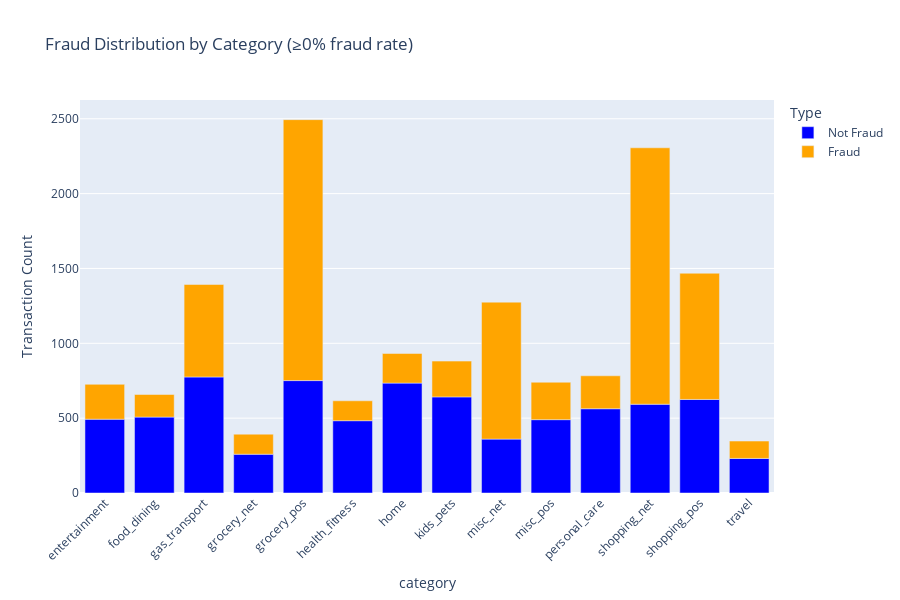

This figure's notebook cell:
### Markdown cell above
## Fraud Detection: Merchant Category Insights

### Code cell
max_fraud_rate = df.groupby(['category', 'is_fraud']).size().unstack().fillna(0)
max_fraud_rate['fraud_rate'] = max_fraud_rate[1] / (max_fraud_rate[0] + max_fraud_rate[1]) * 100
max_value = math.ceil(max_fraud_rate['fraud_rate'].max() / 5) * 5

min_fraud_rate = 0  
chart_type = 'count'  

def generate_fraud_analysis(min_fraud_rate=0, chart_type='count'):
    fraud_stats = df.groupby(['category', 'is_fraud']).size().unstack().fillna(0)
    fraud_stats['fraud_rate'] = fraud_stats[1] / (fraud_stats[0] + fraud_stats[1]) * 100
    filtered_stats = fraud_stats[fraud_stats['fraud_rate'] >= min_fraud_rate].rename(columns={0: 'Not Fraud', 1: 'Fraud'})
    
    if chart_type == 'count':
        fig = px.bar(
            filtered_stats.reset_index(),
            x='category',
            y=['Not Fraud', 'Fraud'],
            title=f"Fraud Distribution by Category (≥{min_fraud_rate}% fraud rate)",
            labels={'value': 'Transaction Count', 'variable': 'Type'},
            color_discrete_map={'Not Fraud': 'blue', 'Fraud': 'orange'}
        )
    else:
        fig = px.bar(
            filtered_stats.reset_index(),
            x='category',
            y='fraud_rate',
            title=f"Fraud Rate by Category (≥{min_fraud_rate}%)",
            labels={'fraud_rate': 'Fraud Rate (%)'},
            color='fraud_rate',
            color_discrete_sequence=['orange']
        )
    
    fig.update_layout(
        xaxis_tickangle=-45,
        hovermode='x unified',
         height=600
    )
    
    fig.show()
    
    print("\n" + "="*60)
    print("CATEGORY STATISTICS")
    print("="*60)
    print(f"{'Category':<20} {'Transactions':<15} {'Frauds':<10} {'Rate (%)':<10}")
    print("-"*60)
    
    for cat, row in filtered_stats.iterrows():
        total_transactions = int(row.iloc[0] + row.iloc[1])
        fraud_count = int(row.iloc[1])
        fraud_rate = row['fraud_rate']
        print(f"{cat:<20} {total_transactions:<15,} {fraud_count:<10,} {fraud_rate:<10.2f}")
    
    print("="*60)
    
    return filtered_stats

print("Fraud Analysis by Merchant Category")
print("="*40)
print(f"Filter: Minimum fraud rate = {min_fraud_rate}%")
print(f"Chart type: {'Absolute Count' if chart_type == 'count' else 'Percentage'}")
print(f"Maximum fraud rate available: {max_value}%")

filtered_data = generate_fraud_analysis(min_fraud_rate, chart_type)

### Figure 1 — Plotly figure (JSON) as saved in the notebook; plotly's stock layout.template omitted (floating-point values rounded to 4 significant figures)
{"data": [{"hovertemplate": "Type=Not Fraud<br>category=%{x}<br>Transaction Count=%{y}<extra></extra>", "legendgroup": "Not Fraud", "marker": {"color": "blue", "pattern": {"shape": ""}}, "name": "Not Fraud", "orientation": "v", "showlegend": true, "textposition": "auto", "type": "bar", "x": ["entertainment", "food_dining", "gas_transport", "grocery_net", "grocery_pos", "health_fitness", "home", "kids_pets", "misc_net", "misc_pos", "personal_care", "shopping_net", "shopping_pos", "travel"], "xaxis": "x", "y": [493, 507, 775, 259, 751, 483, 734, 642, 360, 490, 563, 593, 625, 231], "yaxis": "y"}, {"hovertemplate": "Type=Fraud<br>category=%{x}<br>Transaction Count=%{y}<extra></extra>", "legendgroup": "Fraud", "marker": {"color": "orange", "pattern": {"shape": ""}}, "name": "Fraud", "orientation": "v", "showlegend": true, "textposition": "auto", "type": "bar", "x": ["entertainment", "food_dining", "gas_transport", "grocery_net", "grocery_pos", "health_fitness", "home", "kids_pets", "misc_net", "misc_pos", "personal_care", "shopping_net", "shopping_pos", "travel"], "xaxis": "x", "y": [233, 151, 618, 134, 1743, 133, 198, 239, 915, 250, 220, 1713, 843, 116], "yaxis": "y"}], "layout": {"barmode": "relative", "height": 600, "hovermode": "x unified", "legend": {"title": {"text": "Type"}, "tracegroupgap": 0}, "title": {"text": "Fraud Distribution by Category (≥0% fraud rate)"}, "xaxis": {"anchor": "y", "domain": [0, 1], "tickangle": -45, "title": {"text": "category"}}, "yaxis": {"anchor": "x", "domain": [0, 1], "title": {"text": "Transaction Count"}}}}
